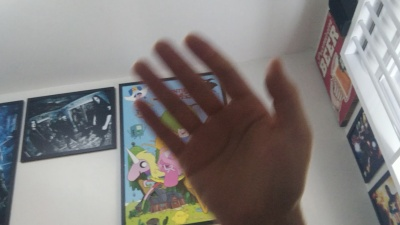
#> input picture detecta_mao/mao.jpg, 400 x 225 px
$ python testar.py
#> lines starting #> are read from the running program, lines starting #| are printed output that depends on the picture; after the words box and inside, x2 and y2 are one past the last pixel; in counts of white or black regions, pixels touching at a corner belong together
import numpy as np
import cv2
xml = cv2.CascadeClassifier("mapeamento.xml")
img = cv2.imread("mao.jpg")
#> img is the input picture: shape (225, 400, 3); mean B, G, R 126.3, 128.2, 132.5

gray = cv2.cvtColor(img, cv2.COLOR_BGR2GRAY)
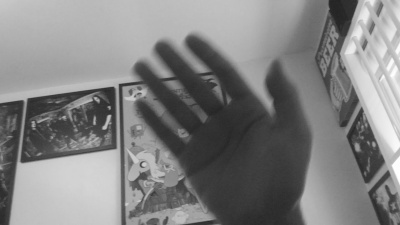
#> gray: shape (225, 400); min 34, max 255, mean 129.3
detectar = xml.detectMultiScale(gray, 1.2, 5)
#> detectar = [[164, 98, 110, 110]]

for (x,y,w,h) in detectar:
    cv2.rectangle(img,(x,y),(x+w,y+h),(0,0,255),2)
#> this loop made 1 pass
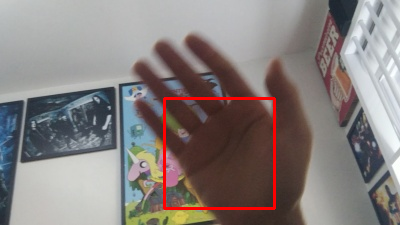
#> img: shape (225, 400, 3); 1.46% of pixels changed, all inside (x1, y1, x2, y2) = (163, 97, 276, 210)

cv2.imshow('Mao', img)
cv2.waitKey(0)

cv2.destroyAllWindows()
